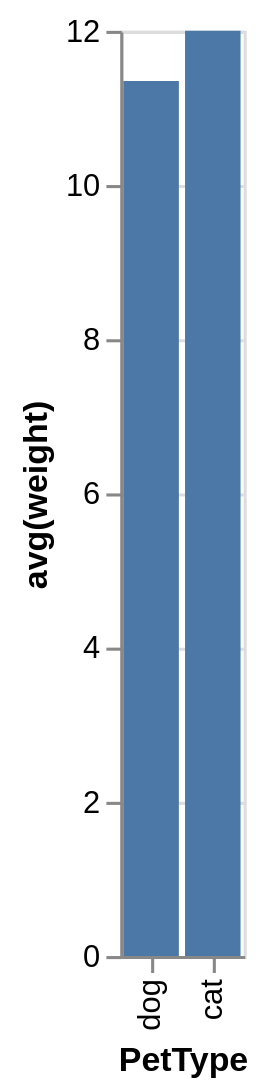

Describe this chart as a Vega-Lite specification.
### Vega-Lite specification from a JSON file in a GitHub repository (floating-point values rounded to 4 significant figures)
{"data": {"values": [{"x_data": "dog", "y_data": 11.35}, {"x_data": "cat", "y_data": 12}]}, "mark": "bar", "encoding": {"x": {"field": "x_data", "type": "nominal", "title": "PetType", "sort": "descending"}, "y": {"field": "y_data", "type": "quantitative", "title": "avg(weight)"}}}
